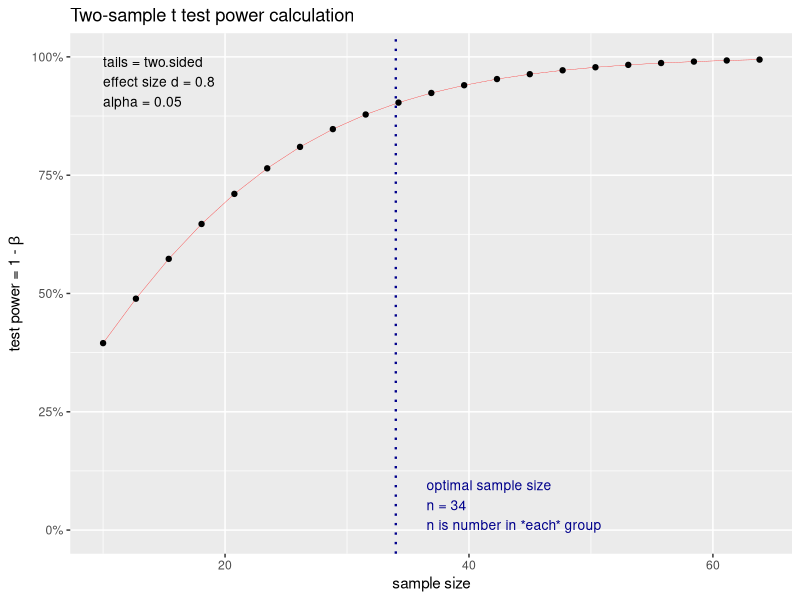
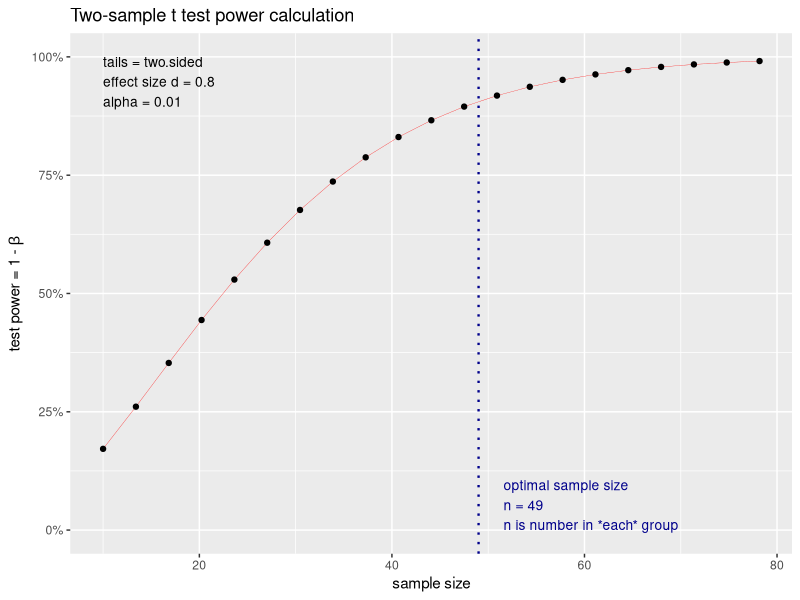

Reproduce these figures in R, in order.
# Example using mobile phone usage on 
# driver reaction time

# We're examining 2 samples (with and without phone)
# and comparing mean reaction time of both groups
# so we'll use the paired t test


install.packages("pwr")
library(pwr)
power_information <- pwr.t.test(d = 0.8, 
           sig.level = 0.05, 
           power = 0.90, 
           type = "two.sample", 
           alternative = "two.sided")

# results suggest that we need 34 participants in each group 
# (for a total of 68 participants) in order to detect an effect 
# size of 0.8 with 90% certainty and no more than
# a 5% chance of erroneously concluding that a difference exists when 
# in fact, it doesn’t
power_information

# We can plot this information
plot(power_information)

# What if we wanted to have a lower p value?
power_information <- pwr.t.test(d = 0.8, 
                                sig.level = 0.01, 
                                power = 0.90, 
                                type = "two.sample", 
                                alternative = "two.sided")
power_information
# 48 participants needed
plot(power_information)

# coin flip example ----------------------------------------
# Categorical data - heads or tails
# 1 set of data - 1 sample
# We'll compare the data with each group - examining proportions
# Therefore we're going to use a 1 sample proportion test

# We think that the coin is loaded on heads 75% of the time
# instead of 50/50
# Cohen describes effect size as “the degree to which the null hypothesis is false.” 
# In our coin flipping example, this is the difference between 75% and 50%. 
# We could say the effect was 25% but we have to transform the absolute difference 
# in proportions to another quantity using the ES.h function. 
# This is a crucial part of using the pwr package correctly 
# You must provide an effect size on the expected scale. 
# Doing otherwise will produce wrong sample size and power calculations.

h = ES.h(p1 = 0.75, p2 = 0.50)

# We specified alternative = "greater" since we assumed the coin was 
# loaded for more heads (not less). This is a stronger assumption than 
# assuming that the coin is simply unfair in one way or another. 
# In practice, sample size and power calculations will usually make 
# the more conservative “two-sided” assumption (default)
power_information <- pwr.p.test(h = h,
                            sig.level = 0.05,
                            power = 0.80,
                            alternative = "greater")
power_information
# h = 23

# Lets leave the alternative out so that it defaults
# to the conservative 2-sided function

power_information <- pwr.p.test(h = h,
                                sig.level = 0.05,
                                power = 0.80)
# n increases to 29

power_information

# We'll set the p value to 0.01 to lower probability of a type I error

power_information <- pwr.p.test(h = h, 
                                sig.level = 0.01, 
                                n = 40)

# What if we assume the “loaded” effect is smaller? Maybe the coin 
# lands heads 65% of the time. How many flips do we need to perform 
# to detect this smaller effect at the 0.05 level with 80% power and 
# the more conservative two-sided alternative?

h = ES.h(p1 = 0.65, p2 = 0.50)

power_information <- pwr.p.test(h = h,
                                sig.level = 0.05, 
                                power = 0.80)
power_information
# about 85 coin flips

# We can use the cohen.ES to calculate conventional effect size
# These are pre-determined effect sizes for “small”, “medium”, and “large” 
# effects. The cohen.ES function returns a conventional effect size for 
# a given test and size. For example, the medium effect size for the 
# correlation test is 0.3 (see chart on slide 30 of power analysis slides)
cohen.ES(test = "r", size = "medium")


# LYIT and alcohol example
pwr.2p.test(h = ES.h(p1 = 0.55, p2 = 0.50), 
            sig.level = 0.05, 
            power = .80)

# We'll need  to sample 1,565 males and 1,565 females to detect 
# the 5% difference with 80% power.
